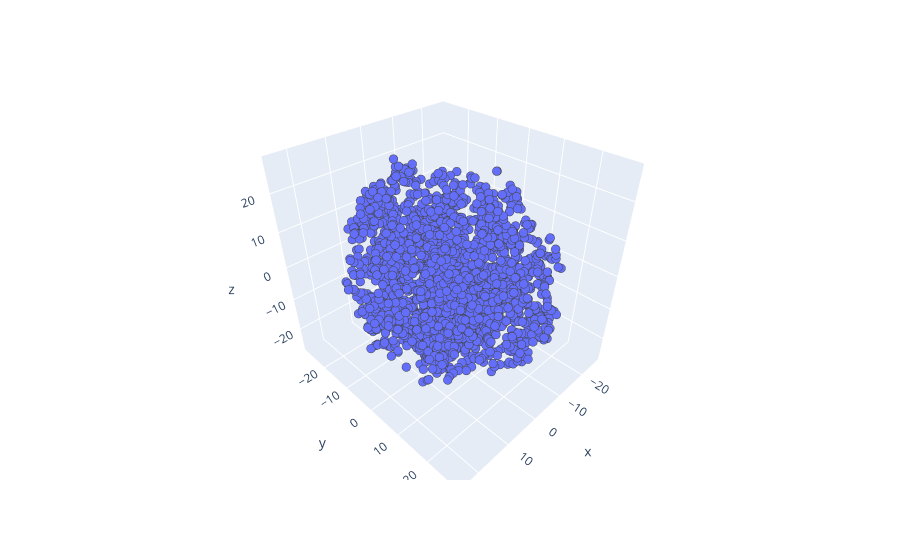

Notebook code for this chart:
### Code cell
import numpy as np
import plotly.express as px

x, y, z = np.transpose(tsne_embedding)

fig = px.scatter_3d(x=x, y=y, z=z)
fig.update_traces(marker=dict(size=3,line=dict(width=2)))
fig.show()

### Figure 1 — Plotly figure (JSON) as saved in the notebook; plotly's stock layout.template omitted (floating-point values rounded to 4 significant figures; data arrays with more than 128 entries replaced by an {"elided": "..."} marker saying what was removed)
{"data": [{"hovertemplate": "x=%{x}<br>y=%{y}<br>z=%{z}<extra></extra>", "legendgroup": "", "marker": {"color": "#636efa", "line": {"width": 2}, "size": 3, "symbol": "circle"}, "mode": "markers", "name": "", "scene": "scene", "showlegend": false, "type": "scatter3d", "x": {"elided": "2098 float values"}, "y": {"elided": "2098 float values"}, "z": {"elided": "2098 float values"}}], "layout": {"legend": {"tracegroupgap": 0}, "margin": {"t": 60}, "scene": {"domain": {"x": [0, 1], "y": [0, 1]}, "xaxis": {"title": {"text": "x"}}, "yaxis": {"title": {"text": "y"}}, "zaxis": {"title": {"text": "z"}}}}}
